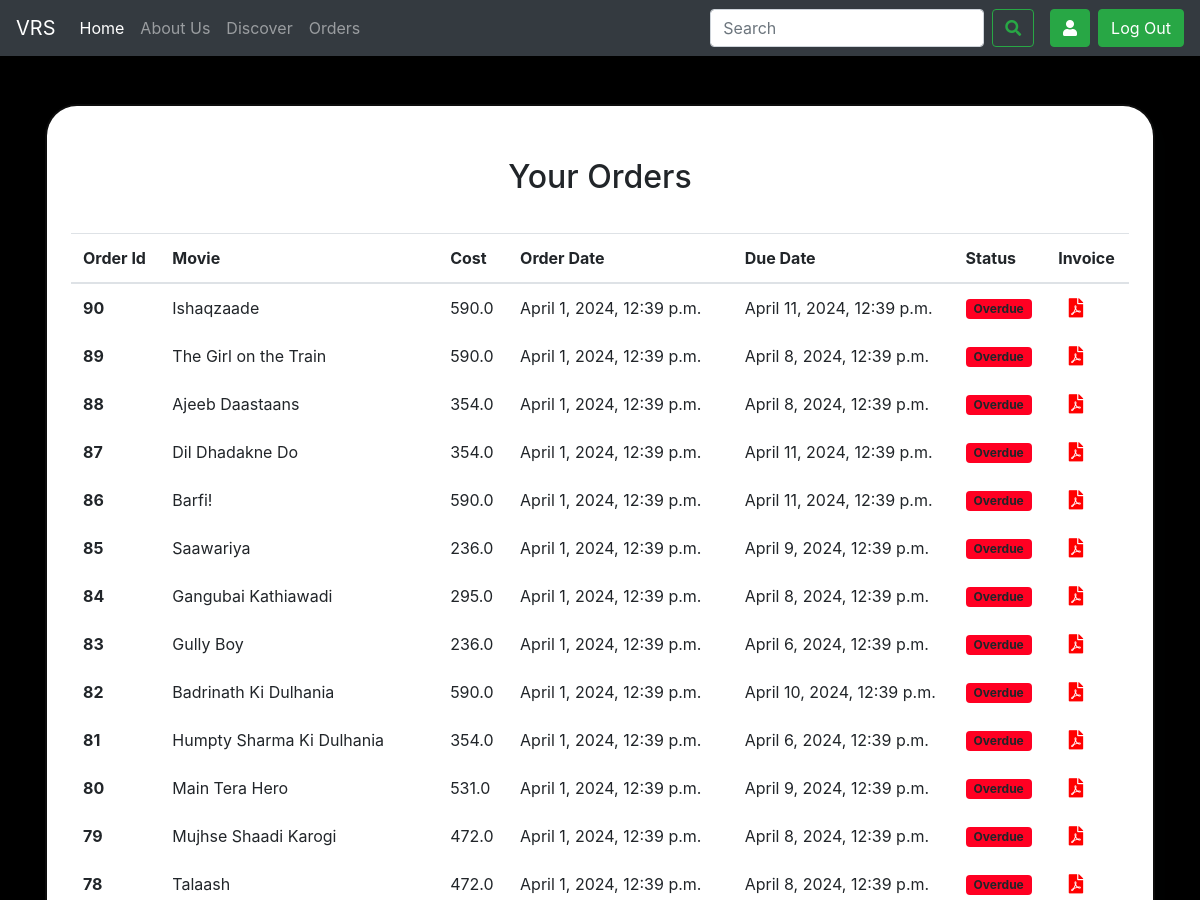
/orders/ (signed in, upper part), run on an earlier commit of the app's database.
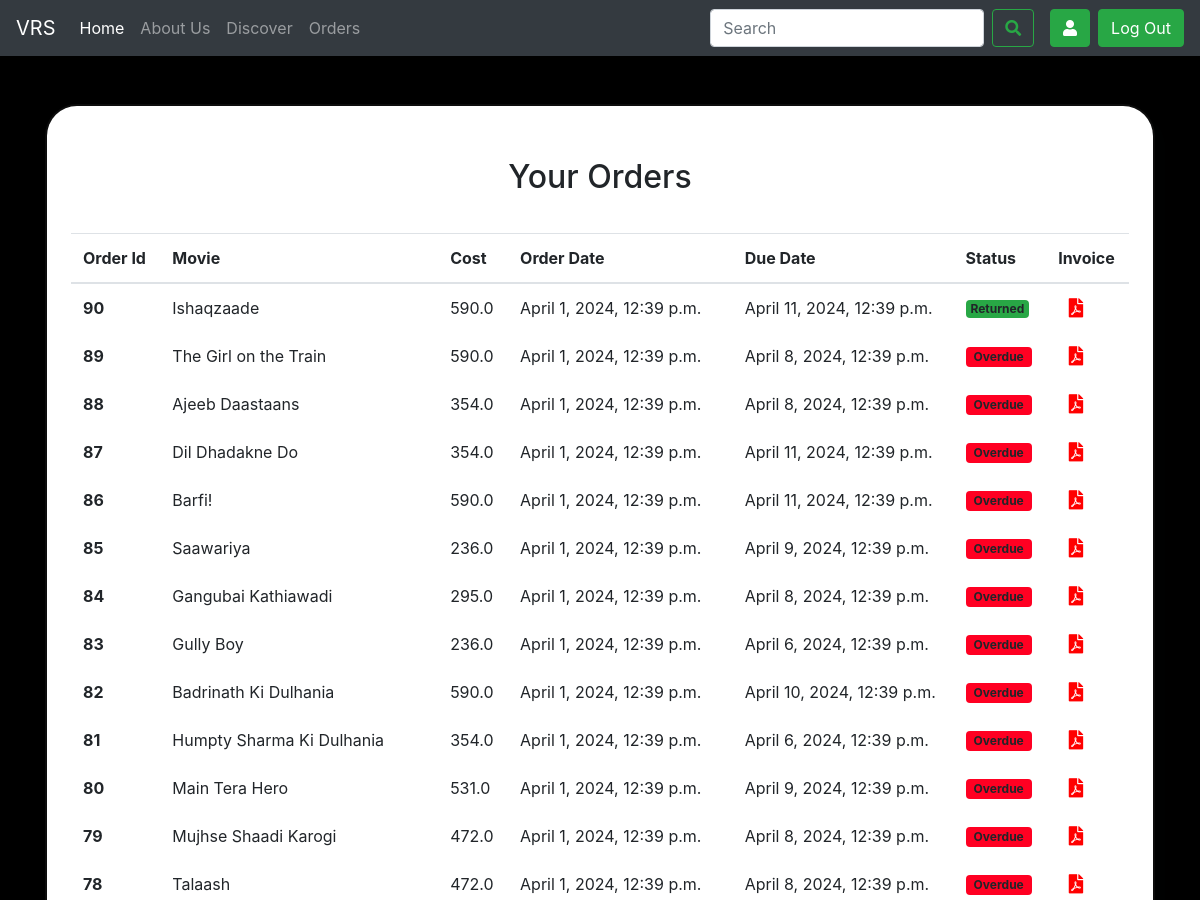
And on a later commit of the database.
### home/models.py (models this page shows, shortened)
class Order(models.Model):
    order_id = models.AutoField(primary_key=True)
    order_date = models.DateTimeField(auto_now_add=True)
    user = models.ForeignKey(User, on_delete=models.CASCADE)
    movie = models.ForeignKey(Movie, on_delete=models.CASCADE, default=None)
    total_price = models.FloatField(default=0)
    isrented = models.BooleanField(default=True)
    status = models.CharField(max_length=100,choices=[('Not Returned','Not Returned'),('Sold','Sold'),('Overdue','Overdue'), ('Returned','Returned')],default='Not Returned')
    due_date = models.DateTimeField(blank = True, null = True)
    invoice_id = models.IntegerField(default=0)

class Movie(models.Model):
    id = models.AutoField(primary_key=True)
    title = models.CharField(max_length=100)
    desc = models.CharField(max_length=1000)
    img = models.ImageField(upload_to='movies/thumbnails', blank=True, null=True)
    img_url = models.CharField(max_length=1000, default='')
    backdrop_url = models.CharField(max_length=1000, default='')
    release_year = models.DateField(null = True)
    genre = models.CharField(max_length=100,choices=[('Action','Action'),('Comedy','Comedy'),('Drama','Drama'),('Horror','Horror'),('Romance','Romance'),('Thriller','Thriller')])
    cast = models.CharField(max_length=500)
    director = models.CharField(max_length=100)
    rating = models.FloatField()
    certification = models.CharField(max_length=10,choices=[('U','U'),('U/A','U/A'),('A','A')])
    rent_price = models.FloatField()
    buy_price = models.FloatField()
    rent_duration = models.IntegerField()
    runtime = models.DurationField(("Duration"), default=timedelta(0))
    total_quantity = models.IntegerField(default=10)
    available_quantity = models.IntegerField(default=10)
    def __str__(self):
        return self.title

### home/views.py (the view)
# urls.py: path("orders/",views.orders,name='orders'),
def orders(request):
    updatestatus()
    orders = Order.objects.filter(user=request.user)
    orders = sorted(orders, key=lambda x: x.order_id, reverse=True)
    params = {'orders':orders}
    return render(request,'orders.html',params)

### home/views.py (called while the page is built)
def updatestatus():
    orders = Order.objects.all()
    for order in orders:
        if order.status == 'Not Returned' and order.due_date < timezone.now():
            order.status = 'Overdue'
            order.save()

### templates/orders.html (shortened to what this page needs)
{% extends "base.html" %}
{% block body %}
<body class="god">
<section class="vh-100 gradient-custom-2">
    <div class="container py-5 h-100">
      <div class="row d-flex justify-content-center align-items-center h-100">
        <div class="col-md-12 col-xl-12">
          <div class="card mask-custom">
            <div class="card-body p-4 text-black">
              <div class="text-center pt-1 pb-2">
                <h2 class="my-4">Your Orders</h2>
              </div>
              <table class="table text-black mb-0" >
                <thead>
                  <tr>
                    <th scope="col">Order Id</th>
                    <th scope="col">Movie</th>
                    <th scope="col">Cost</th>
                    <th scope="col">Order Date</th>
                    <th scope="col">Due Date</th>
                    <th scope="col">Status</th>
                    <th scope="col">Invoice</th>
                </thead>
                <div  style = " margin: 5px; border-radius: 10px;">
                  {% for order in orders %}
                </tr>
                <tr class="fw-normal ">
                  <th class="border-0 align-middle">
                    <span class="ms-2 text-black">{{order.order_id}}</span>
                  </th>
                  <td class="border-0 align-middle">{{order.movie}}</td>
                  <td class="border-0 align-middle">{{order.total_price}}</td>
                  <td class="border-0 align-middle">{{order.order_date}}</td>
                  <td class="border-0 align-middle">{{order.due_date}}</td>
                  <td class="border-0 align-middle">
                    {% if order.status == "Returned" %}
                    <h6 class="mb-0"><span class="badge bg-success"> {{order.status}}</span></h6>
                    {% elif order.status == "Not Returned" %}
                    <h6 class="mb-0"><span class="badge py-1 px-2" style ="background-color: #e8630a"> {{order.status}}</span></h6>
                    {% elif order.status == "Sold" %}
                    <h6 class="mb-0"><span class="badge bg-primary"> Bought</span></h6>
                    {% else %}
                    <h6 class="mb-0"><span class="badge py-1 px-2" style ="background-color: #ff0022"> {{order.status}}</span></h6>
                    {% endif %}
                  </td>
                  <td class="border-0 align-middle pl-4"><a href="/pdf/{{order.invoice_id}}" ><i class="fas fa-file-pdf" style="scale:1.2;"></i></a></td>
                {% endfor %}
            </div>
              </table>
            </div>
          </div>
        </div>
      </div>
    </div>
  </section>
<body>
{% endblock body %}

What changed in the data, as far as the page shows it:
changed Order "Ishaqzaade": status "Overdue" → "Returned"
